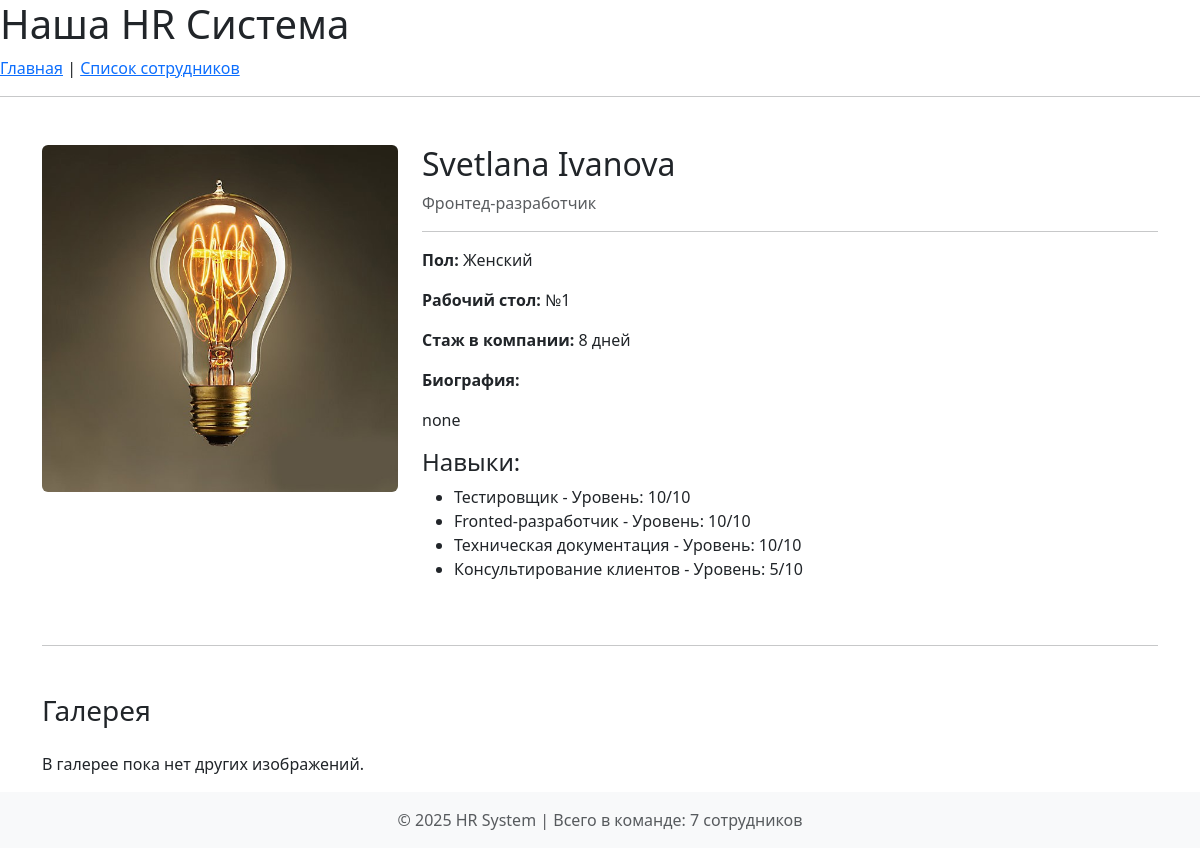
/employees/5/ (signed in), run on the app's committed database.
### employees/models.py (models this page shows, shortened)
class EmployeeProfile(models.Model):
    user = models.OneToOneField(
        User, on_delete=models.CASCADE, related_name="profile"
    )
    gender = models.CharField(
        max_length=10,
        choices=[("Male", "Мужской"), ("Female", "Женский")],
        verbose_name="Пол",
    )
    bio = models.TextField(verbose_name="Биография", blank=True, null=True)
    workplace = models.OneToOneField(
        'company.Workplace',
        on_delete=models.SET_NULL,
        null=True,
        blank=True,
        related_name="employee",
        verbose_name="Рабочее место",
    )
    position = models.ForeignKey(
        'company.Position',
        on_delete=models.SET_NULL,
        null=True,
        related_name="employees",
        verbose_name="Должность",
    )
    skills = models.ManyToManyField(
        Skill,
        through="EmployeeSkill",
        related_name="employees",
        verbose_name="Навыки",
    )
    hire_date = models.DateField(
        verbose_name="Дата приёма на работу",
        default=timezone.now
    )
    class Meta:
        verbose_name = "Профиль сотрудника"
        verbose_name_plural = "Профили сотрудников"
        ordering = ["-hire_date"]
    def get_work_experience_days(self):
        if not self.hire_date:
            return 0
        today = timezone.now().date()
        if self.hire_date > today:
            return 0
        delta = today - self.hire_date
        return delta.days
    def get_first_image(self):
        return self.images.order_by('order_number').first()

class EmployeeImage(models.Model):
    employee = models.ForeignKey(
        EmployeeProfile,
        on_delete=models.CASCADE,
        related_name="images",
        verbose_name="Сотрудник",
    )
    image = models.ImageField(upload_to="employee_gallery/", verbose_name="Изображение")
    order_number = models.PositiveSmallIntegerField(
        default=0, verbose_name="Порядковый номер"
    )
    class Meta:
        verbose_name = "Изображение сотрудника"
        verbose_name_plural = "Галерея сотрудника"
        ordering = ["order_number"]

class EmployeeSkill(models.Model):
    employee = models.ForeignKey(
        EmployeeProfile, on_delete=models.CASCADE, verbose_name="Сотрудник"
    )
    skill = models.ForeignKey(Skill, on_delete=models.CASCADE, verbose_name="Навык")
    level = models.PositiveSmallIntegerField(
        validators=[MinValueValidator(1), MaxValueValidator(10)],
        verbose_name="Уровень освоения (1-10)",
    )
    class Meta:
        verbose_name = "Навык сотрудника"
        verbose_name_plural = "Навыки сотрудников"
        unique_together = ("employee", "skill")

class Skill(models.Model):
    name = models.CharField(max_length=100, unique=True, verbose_name="Название навыка")
    class Meta:
        verbose_name = "Навык"
        verbose_name_plural = "Навыки"
        ordering = ["name"]

### company/models.py (models this page shows, shortened)
class Position(models.Model):
    name = models.CharField(max_length=100, unique=True, verbose_name="Название должности")
    slug = models.SlugField(max_length=100, unique=True, help_text="Например: backend-developer")
    class Meta:
        verbose_name = "Должность"
        verbose_name_plural = "Должности"
        ordering = ["name"]

class Workplace(models.Model):
    table_number = models.PositiveIntegerField(
        unique=True, verbose_name="Номер стола"
    )
    additional_info = RichTextField(
        blank=True, null=True, verbose_name="Дополнительная информация"
    )
    class Meta:
        verbose_name = "Рабочее место"
        verbose_name_plural = "Рабочие места"
        ordering = ["table_number"]

### employees/views.py (the view)
# urls.py: path('<int:pk>/', EmployeeDetailView.as_view(), name='employee_detail'),
class EmployeeDetailView(LoginRequiredMixin, DetailView):
    model = EmployeeProfile
    template_name = "employees/employee_detail.html"
    context_object_name = "employee"
    login_url = "/admin/login/"

### employees/context_processors.py (called while the page is built)
def employee_count(request):
    count = EmployeeProfile.objects.count()
    return {'total_employees': count, 'gettext_lazy': _}

### employees/templatetags/ru_pluralize.py (called while the page is built)
@register.filter
def ru_pluralize(value, arg="сотрудник,сотрудника,сотрудников"):
    forms = arg.split(',')
    number = abs(int(value))
    if number % 10 == 1 and number % 100 != 11:
        return forms[0]
    elif number % 10 >= 2 and number % 10 <= 4 and (number % 100 < 10 or number % 100 >= 20):
        return forms[1]
    else:
        return forms[2]

### templates/employees/employee_detail.html
{% extends 'base.html' %}
{% block content %}
<div class="container mt-5">
    <div class="row">
        <div class="col-md-4">
            {% if employee.get_first_image %}
                <img src="{{ employee.get_first_image.image.url }}" class="img-fluid rounded" alt="Фото {{ employee.user.get_full_name }}">
            {% else %}
                <img src="http://placehold.it/700x400" class="img-fluid rounded" alt="Нет фото">
            {% endif %}
        </div>
        <div class="col-md-8">
            <h2>{{ employee.user.first_name }} {{ employee.user.last_name }}</h2>
            <p class="text-muted">{{ employee.position.name }}</p>
            <hr>
            <p><strong>Пол:</strong> {{ employee.get_gender_display }}</p>
            <p><strong>Рабочий стол:</strong> №{{ employee.workplace.table_number }}</p>
            <p><strong>Стаж в компании:</strong> {{ employee.get_work_experience_days }} дней</p>
            <p><strong>Биография:</strong> {{ employee.bio|linebreaks }}</p>
            <h4>Навыки:</h4>
            <ul>
                {% for skill_link in employee.employeeskill_set.all %}
                <li>{{ skill_link.skill.name }} - Уровень: {{ skill_link.level }}/10</li>
                {% endfor %}
            </ul>
        </div>
    </div>
    <hr class="my-5">
    <h3 class="mb-4">Галерея</h3>
    <div class="row">
        {% for img in employee.get_gallery_images %}
        <div class="col-md-3 mb-3">
            <img src="{{ img.image.url }}" class="img-fluid rounded" alt="Галерея">
        </div>
        {% empty %}
        <p>В галерее пока нет других изображений.</p>
        {% endfor %}
    </div>
</div>
{% endblock %}

### data on the page
EmployeeProfile: get_first_image.image (picture), user.first_name "Svetlana", user.last_name "Ivanova", position.name "Фронтед-разработчик", gender "Женский", workplace.table_number "1", get_work_experience_days "8", bio "none"
EmployeeSkill: skill.name "Тестировщик", level "10"
EmployeeSkill: skill.name "Fronted-разработчик", level "10"
EmployeeSkill: skill.name "Техническая документация", level "10"
EmployeeSkill: skill.name "Консультирование клиентов", level "5"

### other printed values
{{ total_employees }} "7"
{{ total_employees|ru_pluralize:"сотрудник,сотрудника,сотрудников" }} "сотрудников"
